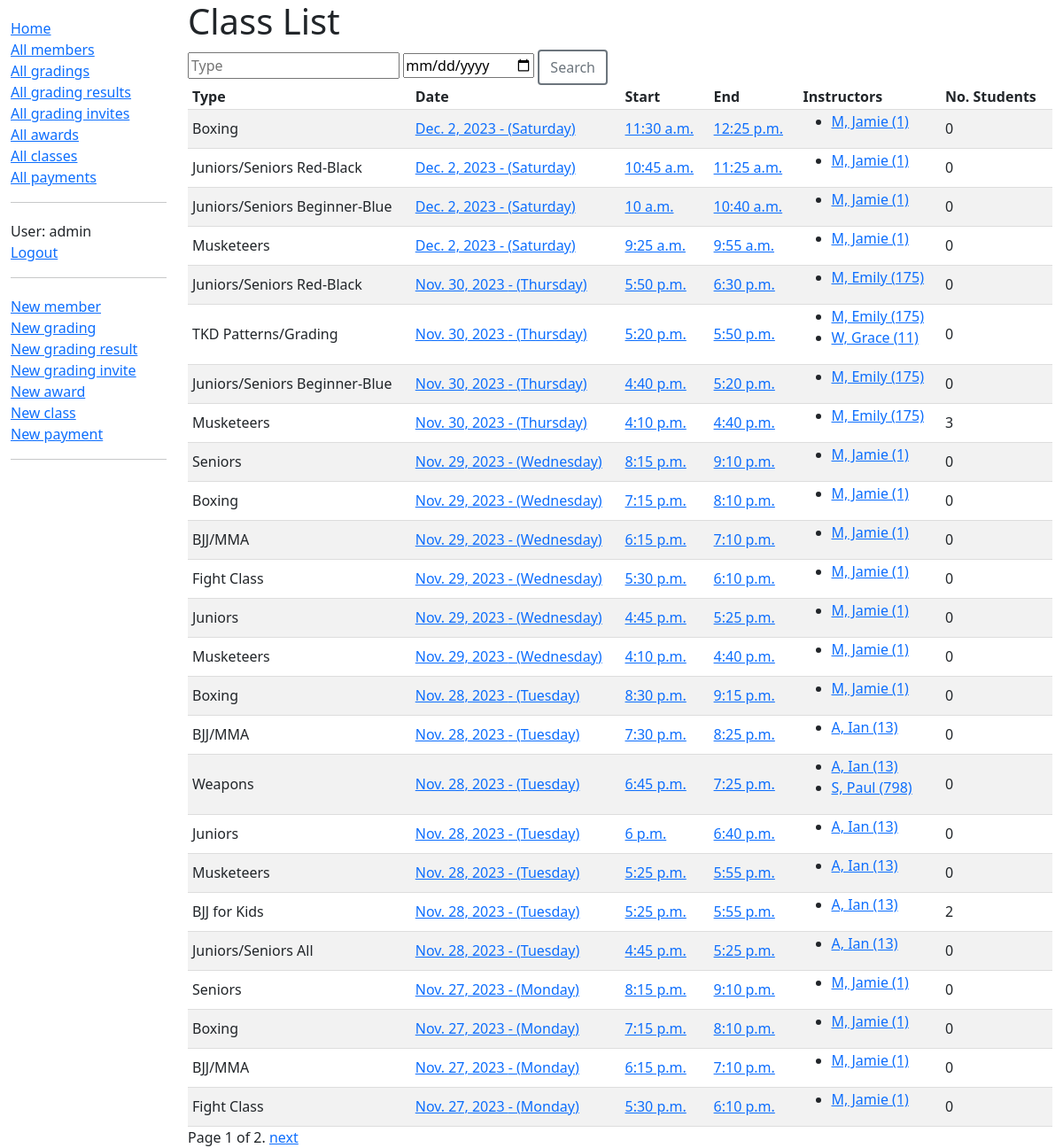
Page /dashboard/classes/ (signed in) on the committed database.
### dashboard/models.py (models this page shows, shortened)
class Class(models.Model):
    date = models.DateField()
    start = models.TimeField()
    end = models.TimeField()
    type = models.CharField(max_length=2, choices=GRADINGS)
    instructors = models.ManyToManyField(Member, help_text='Who taught this class?', related_name='instructors2classes', blank=True)
    students = models.ManyToManyField(Member, help_text='Who attended this class?', related_name='students2classes', blank=True)
    class Meta:
        ordering = ['-date', '-start']
    def get_absolute_url(self):
        return reverse('class-detail', args=[str(self.id)])

class Member(models.Model):
    first_name = models.CharField(max_length=50)
    last_name = models.CharField(max_length=50)
    idnumber = models.SmallIntegerField(verbose_name="ID Number")
    address_line_1 = models.CharField(max_length=200, help_text="Unit, Street Number and Name", blank=True)
    address_line_2 = models.CharField(max_length=200, help_text="Suburb", blank=True)
    address_line_3 = models.CharField(max_length=4, help_text="Postcode", blank=True)
    date_of_birth = models.DateField()
    belt = models.CharField(max_length=50, choices=BELT_CHOICES, blank=True)
    email = models.EmailField()
    phone = models.CharField(max_length=100)
    team_leader_instructor = models.CharField(max_length=2, choices=TL_INST_RANKS, blank=True, verbose_name="Team Leader/Instructor")
    active = models.BooleanField(default=True)
    class Meta:
        ordering = ['-belt','idnumber']
    def __str__(self):
        return f'{self.last_name}, {self.first_name} ({self.idnumber})'
    def get_absolute_url(self):
        return reverse('member-detail', args=[str(self.id)])

### dashboard/views.py (the view, shortened to what this page needs)
# urls.py: path('classes/', views.ClassListView.as_view(), name='classes'),
class ClassListView(LoginRequiredMixin, generic.ListView):
    model = Class
    paginate_by = 25
    def get_queryset(self):
        type = self.request.GET.get('type')
        date_str = self.request.GET.get('date')
        if not (type or date_str):
            return Class.objects.all()

### dashboard/templates/dashboard/class_list.html
{% extends "base_generic.html" %}
{% block content %}
<h1>Class List</h1>
<form method="get">
  <input type="text" name="type" placeholder="Type">
  <input type="date" name="date" placeholder="Date">
  <button type="submit" class="btn btn-outline-secondary btn-outline-thicker">Search</button>
</form>
  {% if class_list %}
  <table style="width: 100%;">
    <tr>
      <th>Type</th>
      <th>Date</th>
      <th>Start</th>
      <th>End</th>
      <th>Instructors</th>
      <th>No. Students</th>
    </tr>
    {% for class in class_list %}
      <tr class="content">
        <td>{{ class.get_type_display }}</td>
        <td><a href="{{ class.get_absolute_url }}">{{ class.date }} - ({{ class.date|date:"l" }})</a></td>
        <td><a href="{{ class.get_absolute_url }}">{{ class.start }}</a></td>
        <td><a href="{{ class.get_absolute_url }}">{{ class.end }}</a></td>
        <td><ul>
            {% for instructor in class.instructors.all %}
                <li><a href="{{ instructor.get_absolute_url }}">{{ instructor }}</a></li>
            {% endfor %}
        </ul></td>
        <td>{{ class.students.all.count }}</td>
      </tr>
    {% endfor %}
  </table>
  {% else %}
    <p>There are no classes.</p>
  {% endif %}
{% endblock %}

### dashboard/templates/base_generic.html (shortened to what this page needs)
<!DOCTYPE html>
<html lang="en">
<head>
  <link href="https://cdn.jsdelivr.net/npm/bootstrap@5.1.3/dist/css/bootstrap.min.css" rel="stylesheet">
  {% load static %}
  <link rel="stylesheet" href="{% static 'css/styles.css' %}">
</head>
<body>
  <div class="container-fluid">
    <div class="row">
      <div class="col-sm-2">
      {% block sidebar %}
        <ul class="sidebar-nav">
          <li><a href="{% url 'index' %}">Home</a></li>
          <li><a href="{% url 'members' %}">All members</a></li>
          <li><a href="{% url 'gradings' %}">All gradings</a></li>
          <li><a href="{% url 'gradingresults' %}">All grading results</a></li>
          <li><a href="{% url 'gradinginvites' %}">All grading invites</a></li>
          <li><a href="{% url 'awards' %}">All awards</a></li>
          <li><a href="{% url 'classes' %}">All classes</a></li>
          <li><a href="{% url 'payments' %}">All payments</a></li>
        </ul>
        <hr>
        <ul class="sidebar-nav">
        {% if user.is_authenticated %}
            <li>User: {{ user.get_username }}</li>
            <li><a href="{% url 'logout' %}?next={{ request.path }}">Logout</a></li>
          </ul>
          <hr>
          <ul class="sidebar-nav">
            <li><a href="{% url 'add-member' %}">New member</a></li>
            <li><a href="{% url 'add-grading' %}">New grading</a></li>
            <li><a href="{% url 'add-grading-result' %}">New grading result</a></li>
            <li><a href="{% url 'add-grading-invite' %}">New grading invite</a></li>
            <li><a href="{% url 'add-award' %}">New award</a></li>
            <li><a href="{% url 'add-class' %}">New class</a></li>
            <li><a href="{% url 'add-payment' %}">New payment</a></li>
          </ul>
        {% else %}
          <li><a href="{% url 'login' %}?next={{ request.path }}">Login</a></li>
        {% endif %}
        <hr>
     {% endblock %}
      </div>
      <div class="col-sm-10 ">{% block content %}{% endblock %}
        {% block pagination %}
          {% if is_paginated %}
              <div class="pagination">
                  <span class="page-links">
                      <span class="page-current">
                          Page {{ page_obj.number }} of {{ page_obj.paginator.num_pages }}.
                      </span>
                      {% if page_obj.has_next %}
                          <a href="{{ request.path }}?page={{ page_obj.next_page_number }}">next</a>
                      {% endif %}
                  </span>
              </div>
          {% endif %}
        {% endblock %}
      </div>
    </div>
  </div>
</body>
</html>

### dashboard/static/css/styles.css (style rules this page uses)
.sidebar-nav { margin-top: 20px; padding: 0; list-style: none; }
th, td { border-bottom: 1px solid #ddd; text-align: left; padding-right: 15px; padding-left: 5px; padding-bottom: 2px; }
tr:nth-child(even) { background-color: #f2f2f2; }
.btn-outline-thicker { border-width: 2px; }

### rows in the picture
Class: type "Boxing", date "Dec. 2, 2023", date "Saturday", start "11:30 a.m.", end "12:25 p.m.", students.all.count "0"
Member: last_name+first_name+idnumber "M, Jamie (1)"
Class: type "Juniors/Seniors Red-Black", date "Dec. 2, 2023", date "Saturday", start "10:45 a.m.", end "11:25 a.m.", students.all.count "0"
Class: type "Juniors/Seniors Beginner-Blue", date "Dec. 2, 2023", date "Saturday", start "10 a.m.", end "10:40 a.m.", students.all.count "0"
Class: type "Musketeers", date "Dec. 2, 2023", date "Saturday", start "9:25 a.m.", end "9:55 a.m.", students.all.count "0"
Class: type "Juniors/Seniors Red-Black", date "Nov. 30, 2023", date "Thursday", start "5:50 p.m.", end "6:30 p.m.", students.all.count "0"
Member: last_name+first_name+idnumber "M, Emily (175)"
Class: type "TKD Patterns/Grading", date "Nov. 30, 2023", date "Thursday", start "5:20 p.m.", end "5:50 p.m.", students.all.count "0"
Member: last_name+first_name+idnumber "W, Grace (11)"
Class: type "Juniors/Seniors Beginner-Blue", date "Nov. 30, 2023", date "Thursday", start "4:40 p.m.", end "5:20 p.m.", students.all.count "0"
Class: type "Musketeers", date "Nov. 30, 2023", date "Thursday", start "4:10 p.m.", end "4:40 p.m.", students.all.count "3"
Class: type "Seniors", date "Nov. 29, 2023", date "Wednesday", start "8:15 p.m.", end "9:10 p.m.", students.all.count "0"
Class: type "Boxing", date "Nov. 29, 2023", date "Wednesday", start "7:15 p.m.", end "8:10 p.m.", students.all.count "0"
Class: type "BJJ/MMA", date "Nov. 29, 2023", date "Wednesday", start "6:15 p.m.", end "7:10 p.m.", students.all.count "0"
Class: type "Fight Class", date "Nov. 29, 2023", date "Wednesday", start "5:30 p.m.", end "6:10 p.m.", students.all.count "0"
Class: type "Juniors", date "Nov. 29, 2023", date "Wednesday", start "4:45 p.m.", end "5:25 p.m.", students.all.count "0"
Class: type "Musketeers", date "Nov. 29, 2023", date "Wednesday", start "4:10 p.m.", end "4:40 p.m.", students.all.count "0"
Class: type "Boxing", date "Nov. 28, 2023", date "Tuesday", start "8:30 p.m.", end "9:15 p.m.", students.all.count "0"
Class: type "BJJ/MMA", date "Nov. 28, 2023", date "Tuesday", start "7:30 p.m.", end "8:25 p.m.", students.all.count "0"
Member: last_name+first_name+idnumber "A, Ian (13)"
Class: type "Weapons", date "Nov. 28, 2023", date "Tuesday", start "6:45 p.m.", end "7:25 p.m.", students.all.count "0"
Member: last_name+first_name+idnumber "S, Paul (798)"
Class: type "Juniors", date "Nov. 28, 2023", date "Tuesday", start "6 p.m.", end "6:40 p.m.", students.all.count "0"
Class: type "Musketeers", date "Nov. 28, 2023", date "Tuesday", start "5:25 p.m.", end "5:55 p.m.", students.all.count "0"
Class: type "BJJ for Kids", date "Nov. 28, 2023", date "Tuesday", start "5:25 p.m.", end "5:55 p.m.", students.all.count "2"
Class: type "Juniors/Seniors All", date "Nov. 28, 2023", date "Tuesday", start "4:45 p.m.", end "5:25 p.m.", students.all.count "0"
Class: type "Seniors", date "Nov. 27, 2023", date "Monday", start "8:15 p.m.", end "9:10 p.m.", students.all.count "0"
Class: type "Boxing", date "Nov. 27, 2023", date "Monday", start "7:15 p.m.", end "8:10 p.m.", students.all.count "0"
Class: type "BJJ/MMA", date "Nov. 27, 2023", date "Monday", start "6:15 p.m.", end "7:10 p.m.", students.all.count "0"
Class: type "Fight Class", date "Nov. 27, 2023", date "Monday", start "5:30 p.m.", end "6:10 p.m.", students.all.count "0"

### other values in the picture
{{ user.get_username }} "admin"
{{ page_obj.number }} "1"
{{ page_obj.paginator.num_pages }} "2"
